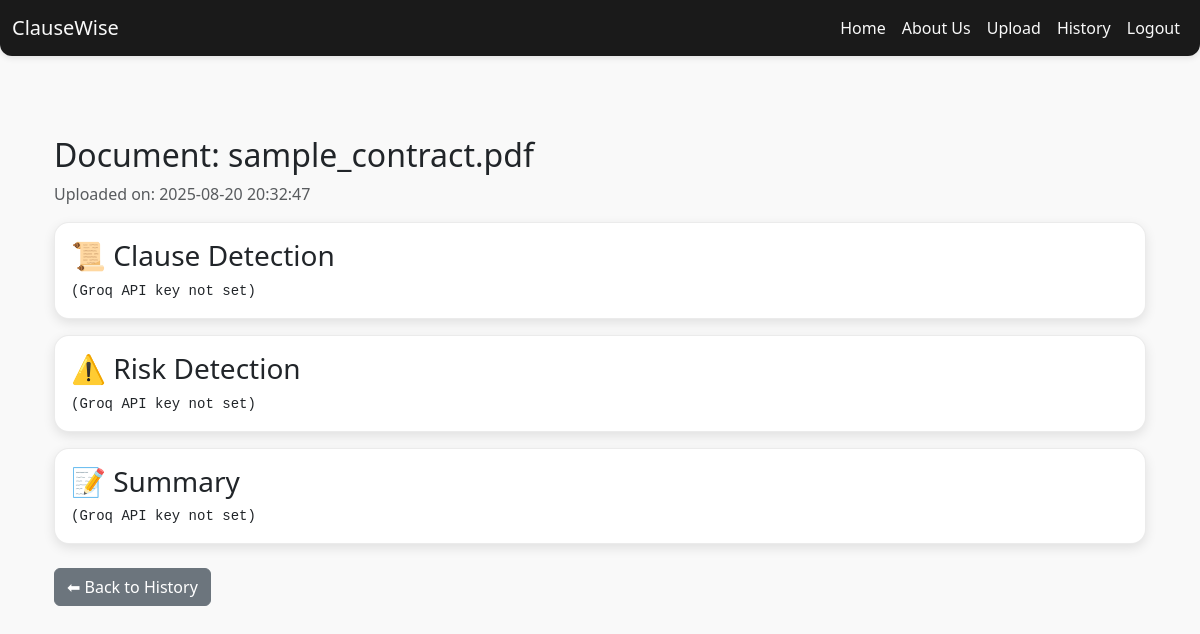
Page /history/11 (signed in) on the committed database.
### tables this page shows
CREATE TABLE history (
            id INTEGER PRIMARY KEY AUTOINCREMENT,
            user_id INTEGER,
            filename TEXT,
            clause TEXT,
            risks TEXT,
            summary TEXT,
            created_at TEXT DEFAULT (datetime('now')),
            FOREIGN KEY (user_id) REFERENCES users(id)
        );

### app.py (the view)
@app.route("/history/<int:history_id>")
def history_detail(history_id):
    if "user_id" not in session:
        return redirect(url_for("login"))
    with sqlite3.connect(DB_FILE) as conn:
        c = conn.cursor()
        c.execute(
            "SELECT filename, clause, risks, summary, created_at FROM history WHERE id = ? AND user_id = ?",
            (history_id, session["user_id"]),
        )
        row = c.fetchone()
    if not row:
        return "Record not found", 404
    filename, clause, risks, summary, created_at = row
    return render_template(
        "result.html",
        filename=filename,
        clause_result=clause,
        risk_result=risks,
        summary_result=summary,
        uploaded_at=created_at,
    )

### templates/result.html (shortened to what this page needs)
{% extends "base.html" %}
{% block content %}
<div class="container my-4">
  <h2>Document: {{ filename }}</h2>
  <p class="text-muted">Uploaded on: {{ uploaded_at }}</p>
  <div class="card mb-3 p-3">
    <h3>📜 Clause Detection</h3>
    <pre class="mb-0">{{ clause_result }}</pre>
  </div>
  <div class="card mb-3 p-3">
    <h3>⚠️ Risk Detection</h3>
    <pre class="mb-0">{{ risk_result }}</pre>
  </div>
  <div class="card mb-3 p-3">
    <h3>📝 Summary</h3>
    <pre class="mb-0">{{ summary_result }}</pre>
  </div>
  <a href="{{ url_for('history_list') }}" class="btn btn-secondary mt-2">⬅ Back to History</a>
</div>
{% endblock %}

### static/styles.css (style rules this page uses)
:root { --primary-color:#1A1A1A; --secondary-color:#333333; --light-bg:#F9F9F9; --card-bg:#ffffff; --accent-color:#FFD700; }
body { font-family:'Segoe UI',Tahoma,Geneva,Verdana,sans-serif; background:var(--light-bg); margin:0; }
.card { background:var(--card-bg); border:1px solid rgba(0,0,0,0.08); border-radius:15px; box-shadow:0 4px 12px rgba(0,0,0,0.1); transition:transform .2s ease; }

### rows in the picture
history: filename "sample_contract.pdf", created_at "2025-08-20 20:32:47", clause "(Groq API key not set)", risks "(Groq API key not set)", summary "(Groq API key not set)"
